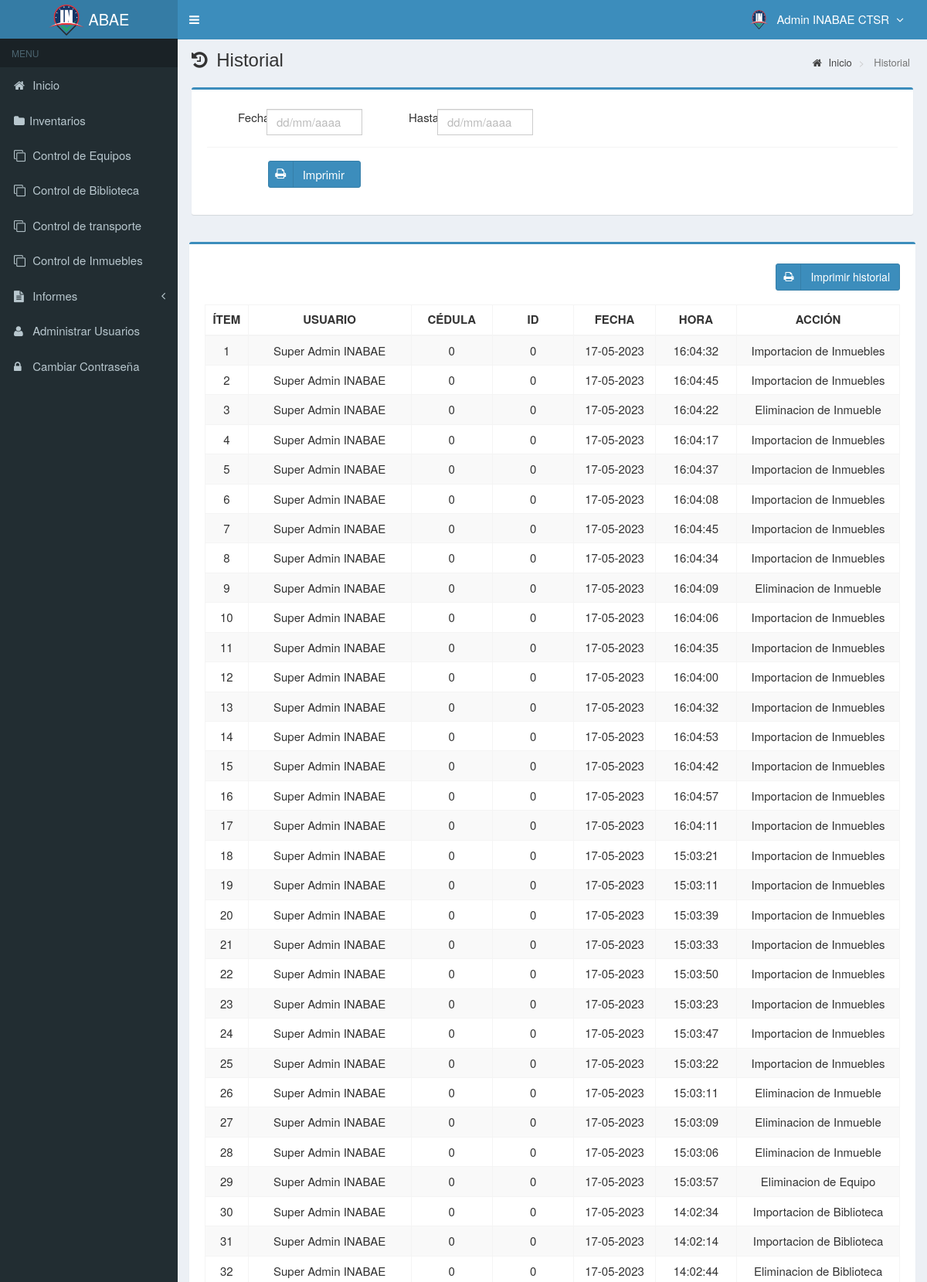
The page /main.php?module=history (signed in, upper part) on the database its author committed.
### tables this page shows
CREATE TABLE `usuarios` (
  `id_user` int(3) NOT NULL,
  `username` varchar(50) NOT NULL,
  `name_user` varchar(50) NOT NULL,
  `cedula_user` int(20) NOT NULL,
  `password` varchar(50) NOT NULL,
  `email` varchar(50) DEFAULT NULL,
  `telefono` varchar(13) DEFAULT NULL,
  `foto` varchar(100) DEFAULT NULL,
  `permisos_acceso` varchar(30) NOT NULL,
  `status` enum('activo','bloqueado') NOT NULL DEFAULT 'activo',
  `created_at` timestamp NOT NULL DEFAULT CURRENT_TIMESTAMP,
  `updated_at` timestamp NOT NULL DEFAULT CURRENT_TIMESTAMP ON UPDATE CURRENT_TIMESTAMP,
  `sede` varchar(30) DEFAULT NULL
);

CREATE TABLE `history` (
  `nombre` varchar(50) NOT NULL,
  `cedula` varchar(30) NOT NULL,
  `permiso` varchar(50) NOT NULL,
  `accion` varchar(50) NOT NULL,
  `fecha` timestamp NOT NULL DEFAULT CURRENT_TIMESTAMP ON UPDATE CURRENT_TIMESTAMP,
  `hora` varchar(30) NOT NULL
);

### modules/history/view.php (the view, shortened to what this page needs)
<section class="content-header">
  <h1>
    <i class="fa fa-history icon-title"></i> Historial
  </h1>
  <ol class="breadcrumb">
    <li><a href="?module=start"><i class="fa fa-home"></i> Inicio </a></li>
    <li class="active"> Historial </li>
  </ol>
<br>
<link rel="stylesheet" type="text/css" href="datatables/datatables.min.css">
  <link rel="stylesheet" type="text/css" href="datatables/Datatables-10.10.20/css/dataTables.bootstrap4.min.css">
    <div class="box box-primary">
      <form role="form" class="form-horizontal" method="GET" action="modules/history/print_filter_history.php" target="_blank">
        <div class="box-body">
          <div class="form-group">
            <label style="margin-left:40px" class="col-sm-1">Fecha</label>
            <div class="col-sm-2">
              <input style="margin-left:-40px" type="text" class="form-control date-picker" data-date-format="dd-mm-yyyy" name="tgl_awal2" placeholder="dd/mm/aaaa" autocomplete="off" required>
            </div>
            <label style="margin-left:-10px" class="col-sm-1">Hasta</label>
            <div class="col-sm-2">
              <input style="margin-left:-40px" type="text" class="form-control date-picker" data-date-format="dd-mm-yyyy"  placeholder="dd/mm/aaaa" name="tgl_akhir2" autocomplete="off" required>
            </div>
          </div>
          <div class="box-footer">
            <div class="form-group">
              <div class="col-sm-offset-1">
                <button type="submit" class="btn btn-primary btn-social btn-submit" style="width: 120px;">
                  <i class="fa fa-print"></i> Imprimir
                </button>
              </div>
            </div>
          </div>
</section>
<section  class="content">
  <form name="formulario" method="post" action="modules/stock_inventory/print_filter.php">
  <div class="row">
    <div class="col-md-12">
      <div class="box box-primary" >
        <div class="box-body" id="contenido">
          <section>
            <a class="btn btn-primary btn-social pull-right" href="modules/history/print_history.php" style="height:35px;" target="_blank">
              <i class="fa fa-print"></i> Imprimir historial
            </a>
          </section>
          <table id="dataTables" class="table table-bordered table-striped table-hover" >
            <thead>
              <tr>
                <th class="center">ÍTEM</th>
                <th class="center">USUARIO</th>
                <th class="center">CÉDULA</th>
                <th class="center">ID</th>
                <th class="center">FECHA</th>
                <th class="center">HORA</th>
                <th class="center">ACCIÓN</th>
              </tr>
            </thead>
            <tbody>
            <?php
              require_once "config/database.php";
              $no = 1;
              $query = mysqli_query($mysqli, "SELECT nombre, cedula, permiso, accion, fecha, hora, permiso FROM history ORDER BY fecha DESC")
                        or die('Error: '.mysqli_error($mysqli));
              while ($data = mysqli_fetch_assoc($query)) {
                $originalDate = $data['fecha'];
                $fecha = date("d-m-Y", strtotime($originalDate));
                echo "<tr>
                <td width='50'  class='center'>$no</td>
                <td width='200' class='center'>$data[nombre]</td>
                <td width='100' class='center'>$_SESSION[cedula_user]</td>
                <td width='100' class='center'>$data[permiso]</td>
                <td width='100' class='center'>$fecha</td>
                <td width='100' class='center'>$data[hora]</td>
                <td width='200' class='center'>$data[accion]</td>
                    </tr>";
                $no++;
              }
            ?>
            </tbody>
          </table>
        </div>
       </div>
    </div>
  </div>
</section>
</div>

### top-menu.php (shortened to what this page needs)
<?php
require_once "config/database.php";
$query = mysqli_query($mysqli, "SELECT id_user, name_user, foto, permisos_acceso FROM usuarios WHERE id_user='$_SESSION[id_user]'")
                                or die('error: '.mysqli_error($mysqli));
$data = mysqli_fetch_assoc($query);
?>
<li class="dropdown user user-menu">
  <a href="#" class="dropdown-toggle" data-toggle="dropdown">
  <?php
  if ($data['foto']=="") { ?>
    <img src="images/user/INABAE_Logo.png" class="user-image" alt="User Image"/>
  <?php
  }
  else { ?>
    <img src="images/user/<?php echo $data['foto']; ?>" class="user-image" alt="User Image"/>
  <?php
  }
  ?>
    <span class="hidden-xs"><?php echo $data['name_user']; ?> <i style="margin-left:5px" class="fa fa-angle-down"></i></span>
  </a>
</li>

### assets/css/style.css (style rules this page uses)
label { display: inline-block; font-size: 15px; font-weight: 400; margin-bottom: 5px; max-width: 100%; }
.form-control { background-color: #fff; background-image: none; border: 1px solid #ccc; border-radius: 4px; box-shadow: 0 1px 1px rgba(0, 0, 0, 0.075) inset; color: #555; display: block; font-size: 15px; height: 34px; line-height: 1.42857; padding: 6px 12px; transition: border-color 0.15s ease-in-out 0s, box-shadow 0.15s ease-in-out 0s; width: 100%; }
.btn-social *:first-child { border-right: 1px solid rgba(0, 0, 0, 0.1); bottom: 0; font-size: 1em !important; left: 0; line-height: 32px !important; position: absolute; text-align: center; top: 0; width: 32px !important; }
.content-header { padding: 15px 18px 0; position: relative; }
.content-header > .breadcrumb { background: transparent none repeat scroll 0 0; border-radius: 2px; float: right; font-size: 13px; margin-bottom: 0; margin-top: 0; padding: 7px 12px; position: absolute; right: 10px; top: 15px; }
.center { text-align:center; }
.btn-submit { width: 100px; margin-top: 7px; margin-right: 10px; font-size: 15px; }
.icon-title { margin-right: 5px; }
body { background-color: #fff; color: #333; font-size: 15px; line-height: 1.42857; }

### rows shown on the page
usuarios: name_user "Admin INABAE CTSR"
history: nombre "Super Admin INABAE", permiso "0", fecha "17-05-2023", hora "16:04:32", accion "Importacion de Inmuebles"
history: nombre "Super Admin INABAE", permiso "0", fecha "17-05-2023", hora "16:04:45", accion "Importacion de Inmuebles"
history: nombre "Super Admin INABAE", permiso "0", fecha "17-05-2023", hora "16:04:22", accion "Eliminacion de Inmueble"
history: nombre "Super Admin INABAE", permiso "0", fecha "17-05-2023", hora "16:04:17", accion "Importacion de Inmuebles"
history: nombre "Super Admin INABAE", permiso "0", fecha "17-05-2023", hora "16:04:37", accion "Importacion de Inmuebles"
history: nombre "Super Admin INABAE", permiso "0", fecha "17-05-2023", hora "16:04:08", accion "Importacion de Inmuebles"
history: nombre "Super Admin INABAE", permiso "0", fecha "17-05-2023", hora "16:04:45", accion "Importacion de Inmuebles"
history: nombre "Super Admin INABAE", permiso "0", fecha "17-05-2023", hora "16:04:34", accion "Importacion de Inmuebles"
history: nombre "Super Admin INABAE", permiso "0", fecha "17-05-2023", hora "16:04:09", accion "Eliminacion de Inmueble"
history: nombre "Super Admin INABAE", permiso "0", fecha "17-05-2023", hora "16:04:06", accion "Importacion de Inmuebles"
history: nombre "Super Admin INABAE", permiso "0", fecha "17-05-2023", hora "16:04:35", accion "Importacion de Inmuebles"
history: nombre "Super Admin INABAE", permiso "0", fecha "17-05-2023", hora "16:04:00", accion "Importacion de Inmuebles"
history: nombre "Super Admin INABAE", permiso "0", fecha "17-05-2023", hora "16:04:32", accion "Importacion de Inmuebles"
history: nombre "Super Admin INABAE", permiso "0", fecha "17-05-2023", hora "16:04:53", accion "Importacion de Inmuebles"
history: nombre "Super Admin INABAE", permiso "0", fecha "17-05-2023", hora "16:04:42", accion "Importacion de Inmuebles"
history: nombre "Super Admin INABAE", permiso "0", fecha "17-05-2023", hora "16:04:57", accion "Importacion de Inmuebles"
history: nombre "Super Admin INABAE", permiso "0", fecha "17-05-2023", hora "16:04:11", accion "Importacion de Inmuebles"
history: nombre "Super Admin INABAE", permiso "0", fecha "17-05-2023", hora "15:03:21", accion "Importacion de Inmuebles"
history: nombre "Super Admin INABAE", permiso "0", fecha "17-05-2023", hora "15:03:11", accion "Importacion de Inmuebles"
history: nombre "Super Admin INABAE", permiso "0", fecha "17-05-2023", hora "15:03:39", accion "Importacion de Inmuebles"
history: nombre "Super Admin INABAE", permiso "0", fecha "17-05-2023", hora "15:03:33", accion "Importacion de Inmuebles"
history: nombre "Super Admin INABAE", permiso "0", fecha "17-05-2023", hora "15:03:50", accion "Importacion de Inmuebles"
history: nombre "Super Admin INABAE", permiso "0", fecha "17-05-2023", hora "15:03:23", accion "Importacion de Inmuebles"
history: nombre "Super Admin INABAE", permiso "0", fecha "17-05-2023", hora "15:03:47", accion "Importacion de Inmuebles"
history: nombre "Super Admin INABAE", permiso "0", fecha "17-05-2023", hora "15:03:22", accion "Importacion de Inmuebles"
history: nombre "Super Admin INABAE", permiso "0", fecha "17-05-2023", hora "15:03:11", accion "Eliminacion de Inmueble"
history: nombre "Super Admin INABAE", permiso "0", fecha "17-05-2023", hora "15:03:09", accion "Eliminacion de Inmueble"
history: nombre "Super Admin INABAE", permiso "0", fecha "17-05-2023", hora "15:03:06", accion "Eliminacion de Inmueble"
history: nombre "Super Admin INABAE", permiso "0", fecha "17-05-2023", hora "15:03:57", accion "Eliminacion de Equipo"
history: nombre "Super Admin INABAE", permiso "0", fecha "17-05-2023", hora "14:02:34", accion "Importacion de Biblioteca"
history: nombre "Super Admin INABAE", permiso "0", fecha "17-05-2023", hora "14:02:14", accion "Importacion de Biblioteca"
history: nombre "Super Admin INABAE", permiso "0", fecha "17-05-2023", hora "14:02:44", accion "Eliminacion de Biblioteca"
